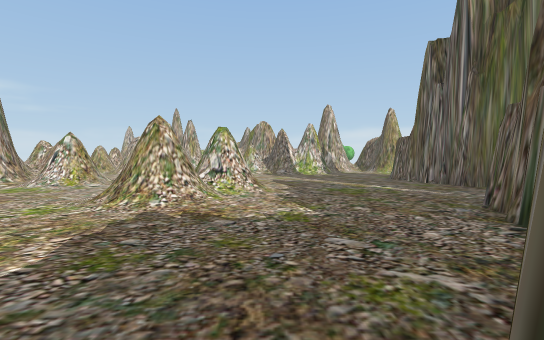
View 1 (above)

17 first-person views from a walk through a Unity game level. The camera is 1.4 m above the floor, tilts 2° down and sees 85° across. The floor is counted in squares, 2 m on a side. Each view is taken from the middle of a square. On the plan, view 1 faces up. The plan holds only what a view shows up to about 10 squares ahead; the rest is blank. The place goes on beyond the plan. Some trees and plants on the terrain are drawn as simple stand-ins. The player character is not drawn. Some surface patterns are stand-ins.

View 2
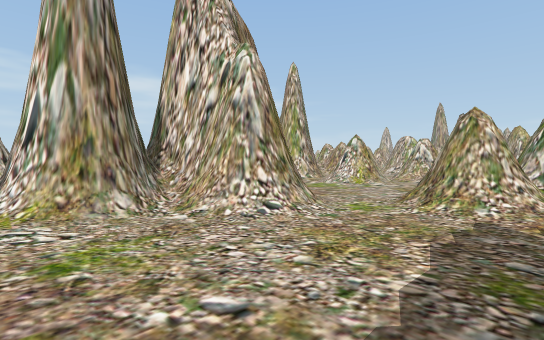

View 3
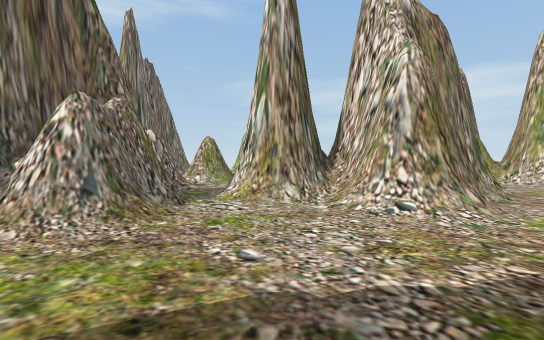

View 4
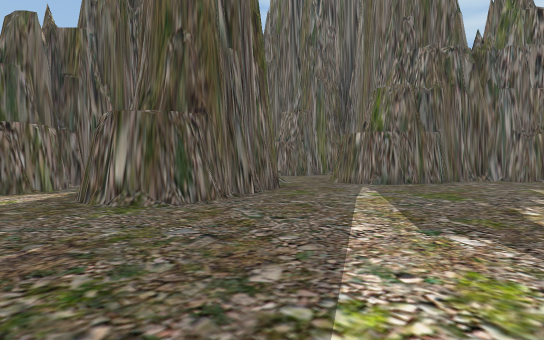

View 5
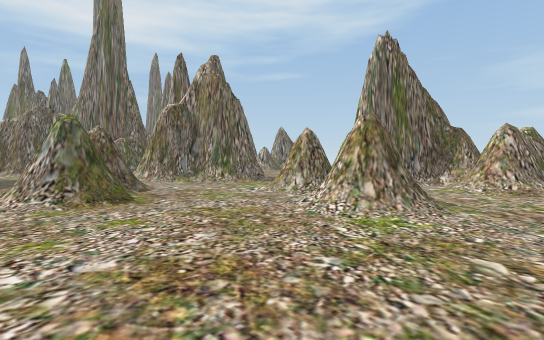

View 6
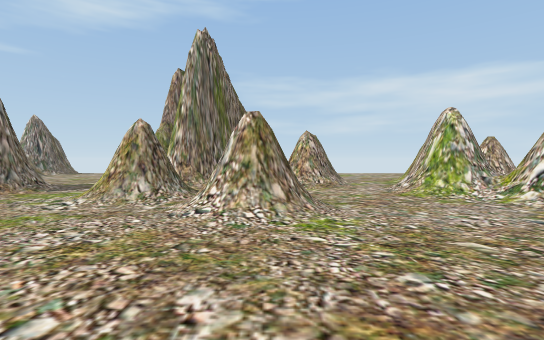

View 7
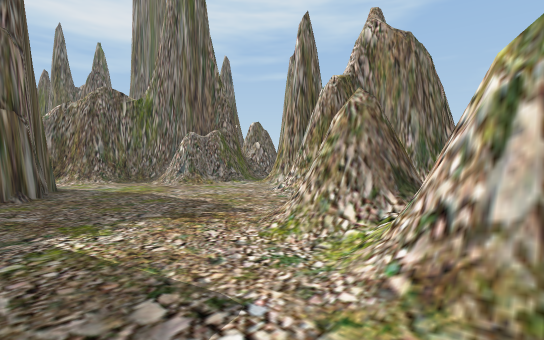

View 8
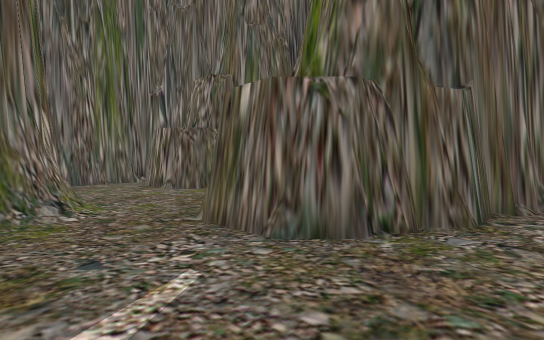

View 9
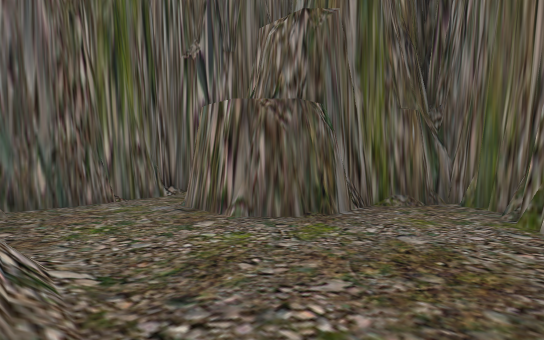

View 10
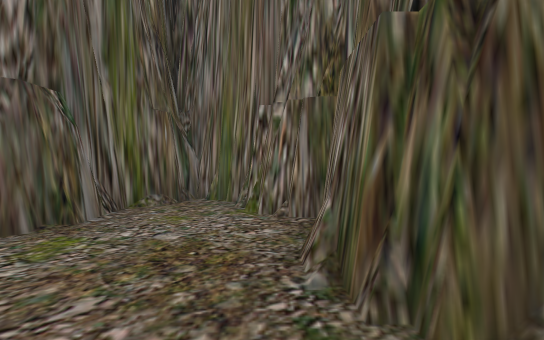

View 11
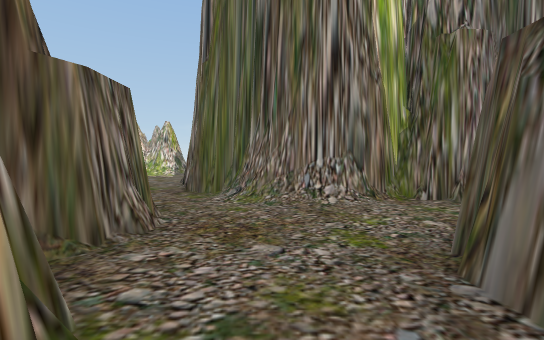

View 12
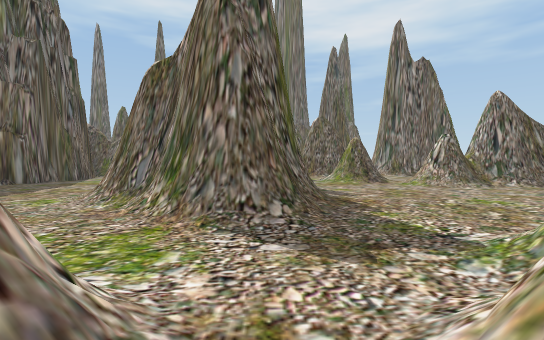

View 13
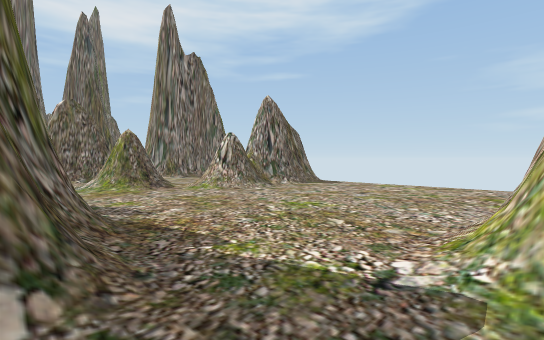

View 14
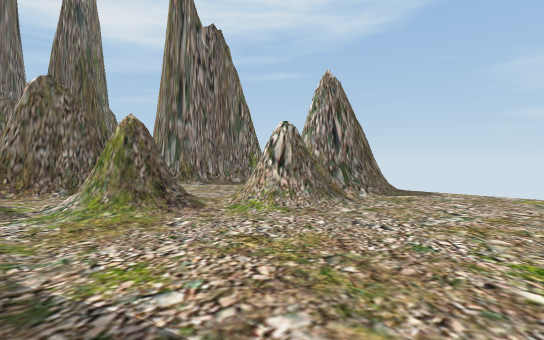

View 15
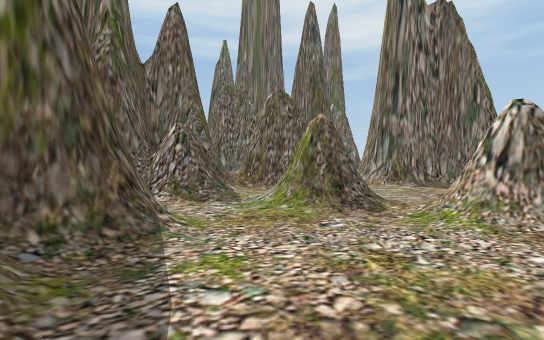

View 16
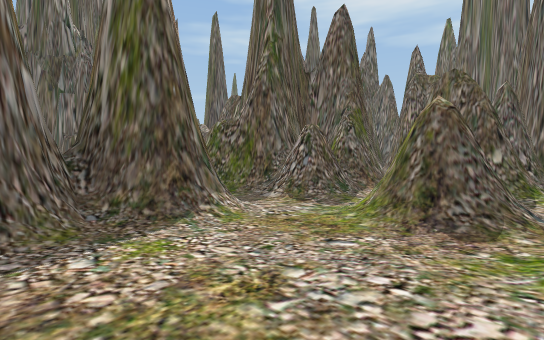

View 17
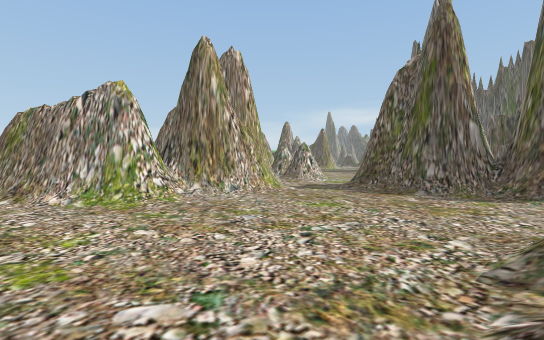

### Floor plan
Key: @ floor where view 1 was taken; # wall or solid block; x gap in a wall; . main floor; : floor 0.25 m higher than the main floor; / step, stairs or slope.
Columns run from 15 left of view 1 to 12 right of it. Each row starts with its distance up from view 1.
 13       x/...............##
 12       ##................##
 11      ##/..##........## ..#
 10     ###/..//........#
  9 ##  # ##/##.........#
  8 .#######/##.../.....##
  7 ..#####......##/.....######
  6 ........//../#/.......##/.##
  5 ........##/./#/....##......#
  4 ......./####......###......#
  3 ......./####......###...##.#
  2 ......./##//......# ##..#
  1 :////../##/.....###  #.##
  0 ####///.##.....@#    ###
 -1    //#////##/..##
 -2   ...///####/..
 -3 ##...///#######
 -4  ##//####
 -5   ## #
 -6     .#
 -7     .#
 -8     ##

Where each view was taken, in squares from view 1:
view 1: 0 up, 0 right, facing up
view 2: 0 up, 1 left, facing up-left
view 3: 1 up, 0 right, facing left
view 4: 13 up, 0 right, facing down-right
view 5: 13 up, 0 right, facing down-left
view 6: 11 up, 0 right, facing left
view 7: 7 up, 1 right, facing down-left
view 8: 7 up, 2 right, facing down-right
view 9: 6 up, 6 right, facing down-right
view 10: 6 up, 6 right, facing down
view 11: 1 up, 7 right, facing up
view 12: 9 up, 7 left, facing down
view 13: 7 up, 7 left, facing down-left
view 14: 4 up, 8 left, facing down-left
view 15: 4 up, 9 left, facing down
view 16: 3 up, 11 left, facing down-right
view 17: 1 up, 15 left, facing up-right
